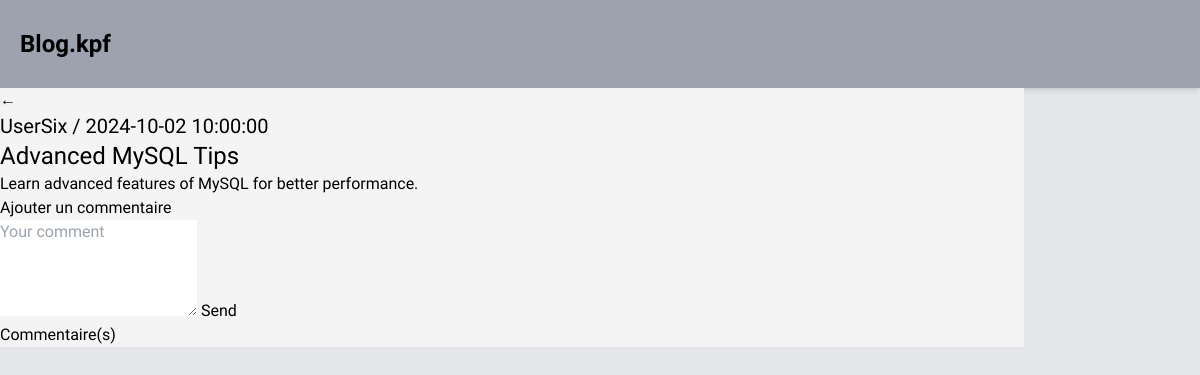
Screenshot of /article.php?id=2 (signed in) with the database file from the repository.
### tables this page shows
CREATE TABLE IF NOT EXISTS `article` (
  `id_article` int NOT NULL AUTO_INCREMENT,
  `titre` varchar(255) NOT NULL,
  `description` text NOT NULL,
  `date_article` timestamp NULL DEFAULT CURRENT_TIMESTAMP,
  `id_utilisateur` int DEFAULT NULL,
  PRIMARY KEY (`id_article`),
  KEY `id_utilisateur` (`id_utilisateur`)
);

CREATE TABLE IF NOT EXISTS `utilisateur` (
  `id_utilisateur` int NOT NULL AUTO_INCREMENT,
  `email` varchar(255) NOT NULL,
  `mdp` varchar(255) NOT NULL,
  `pseudo` varchar(100) NOT NULL,
  `admin` tinyint(1) DEFAULT '0',
  PRIMARY KEY (`id_utilisateur`),
  UNIQUE KEY `email` (`email`(191))
);

### src/article.php (the view, shortened to what this page needs)
<?php
require_once('header.php');
$id = isset($_GET['id']) ? (int)$_GET['id'] : 0;
$stmt = $con->prepare("
        SELECT * FROM article
        LEFT JOIN utilisateur ON article.id_utilisateur = utilisateur.id_utilisateur
        LEFT JOIN reference ON article.id_article = reference.id_article
        LEFT JOIN categorie ON reference.id_categorie = categorie.id_categorie
        WHERE article.id_article = :id
;");
$stmt->bindValue(':id', $id, PDO::PARAM_INT);
$stmt->execute();
$article = $stmt->fetchAll(PDO::FETCH_ASSOC);
?>
<!DOCTYPE html>
<html lang="">
<head>
    <link rel="stylesheet" href="style.css">
</head>
<body>
<main class="container">
    <a href="home.php" class="return-button">
        <div class="circle">
            <span class="arrow">&larr;</span>
        </div>
    </a>
    <div class="article-block">
        <h2 class="text-xl"><?php echo htmlspecialchars($article[0]['pseudo']); ?> / <?php echo htmlspecialchars($article[0]['date_article']);?></h2>
        <h1 class="text-2xl"><?php echo htmlspecialchars($article[0]['titre']); ?></h1>
        <p><?php echo nl2br(htmlspecialchars($article[0]['description'])); ?></p>
    </div>
    <div class="add-comment-block">
        <h3>Ajouter un commentaire</h3>
        <form method="POST">
            <textarea name="comment" rows="4" placeholder="Your comment"></textarea>
            <input type="submit" value="Send">
        </form>
    </div>
    <div class="comments-block">
        <h3>Commentaire(s)</h3>
    </div>
</main>
</body>
</html>

### src/style.css (style rules this page uses)
.container { background-color: #f4f4f4; }

### rows the page displays
article: id_utilisateur.pseudo "UserSix", date_article "2024-10-02 10:00:00", titre "Advanced MySQL Tips", description "Learn advanced features of MySQL for better performance."
